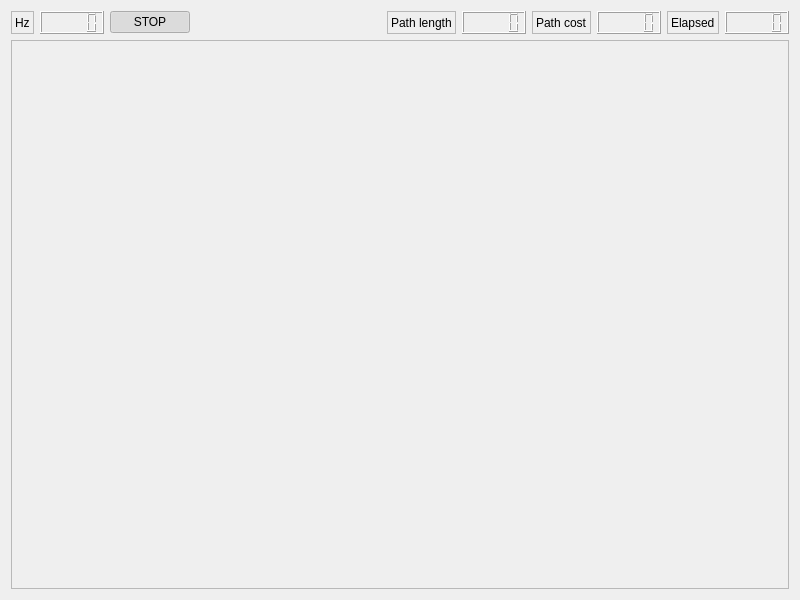
<?xml version="1.0" encoding="UTF-8"?>
<ui version="4.0">
 <class>guiDlg</class>
 <widget class="QWidget" name="guiDlg">
  <property name="geometry">
   <rect>
    <x>0</x>
    <y>0</y>
    <width>800</width>
    <height>600</height>
   </rect>
  </property>
  <property name="windowTitle">
   <string>intention_predictor</string>
  </property>
  <layout class="QVBoxLayout" name="verticalLayout_2">
   <item>
    <layout class="QVBoxLayout" name="verticalLayout">
     <item>
      <layout class="QHBoxLayout" name="horizontalLayout_4">
       <item>
        <layout class="QHBoxLayout" name="horizontalLayout">
         <item>
          <widget class="QLabel" name="label">
           <property name="frameShape">
            <enum>QFrame::StyledPanel</enum>
           </property>
           <property name="text">
            <string>Hz</string>
           </property>
          </widget>
         </item>
         <item>
          <widget class="QLCDNumber" name="lcdNumber_hz">
           <property name="font">
            <font>
             <family>Ubuntu</family>
             <pointsize>12</pointsize>
             <weight>75</weight>
             <bold>true</bold>
            </font>
           </property>
          </widget>
         </item>
        </layout>
       </item>
       <item>
        <widget class="QPushButton" name="pushButton_stop">
         <property name="text">
          <string>STOP</string>
         </property>
         <property name="checkable">
          <bool>true</bool>
         </property>
         <property name="checked">
          <bool>true</bool>
         </property>
        </widget>
       </item>
       <item>
        <spacer name="horizontalSpacer">
         <property name="orientation">
          <enum>Qt::Horizontal</enum>
         </property>
         <property name="sizeHint" stdset="0">
          <size>
           <width>40</width>
           <height>20</height>
          </size>
         </property>
        </spacer>
       </item>
       <item>
        <layout class="QHBoxLayout" name="horizontalLayout_2">
         <item>
          <widget class="QLabel" name="label_2">
           <property name="frameShape">
            <enum>QFrame::StyledPanel</enum>
           </property>
           <property name="text">
            <string>Path length</string>
           </property>
          </widget>
         </item>
         <item>
          <widget class="QLCDNumber" name="lcdNumber_length">
           <property name="font">
            <font>
             <weight>75</weight>
             <bold>true</bold>
            </font>
           </property>
          </widget>
         </item>
        </layout>
       </item>
       <item>
        <layout class="QHBoxLayout" name="horizontalLayout_3">
         <item>
          <widget class="QLabel" name="label_3">
           <property name="frameShape">
            <enum>QFrame::StyledPanel</enum>
           </property>
           <property name="text">
            <string>Path cost</string>
           </property>
          </widget>
         </item>
         <item>
          <widget class="QLCDNumber" name="lcdNumber_cost">
           <property name="font">
            <font>
             <weight>75</weight>
             <bold>true</bold>
            </font>
           </property>
          </widget>
         </item>
         <item>
          <layout class="QHBoxLayout" name="horizontalLayout_5">
           <item>
            <widget class="QLabel" name="label_4">
             <property name="frameShape">
              <enum>QFrame::StyledPanel</enum>
             </property>
             <property name="text">
              <string>Elapsed</string>
             </property>
            </widget>
           </item>
           <item>
            <widget class="QLCDNumber" name="lcdNumber_elapsed">
             <property name="font">
              <font>
               <weight>75</weight>
               <bold>true</bold>
              </font>
             </property>
            </widget>
           </item>
          </layout>
         </item>
        </layout>
       </item>
      </layout>
     </item>
     <item>
      <widget class="QFrame" name="frame">
       <property name="sizePolicy">
        <sizepolicy hsizetype="Preferred" vsizetype="Expanding">
         <horstretch>0</horstretch>
         <verstretch>0</verstretch>
        </sizepolicy>
       </property>
       <property name="frameShape">
        <enum>QFrame::StyledPanel</enum>
       </property>
       <property name="frameShadow">
        <enum>QFrame::Raised</enum>
       </property>
      </widget>
     </item>
    </layout>
   </item>
  </layout>
 </widget>
 <resources/>
 <connections/>
</ui>
